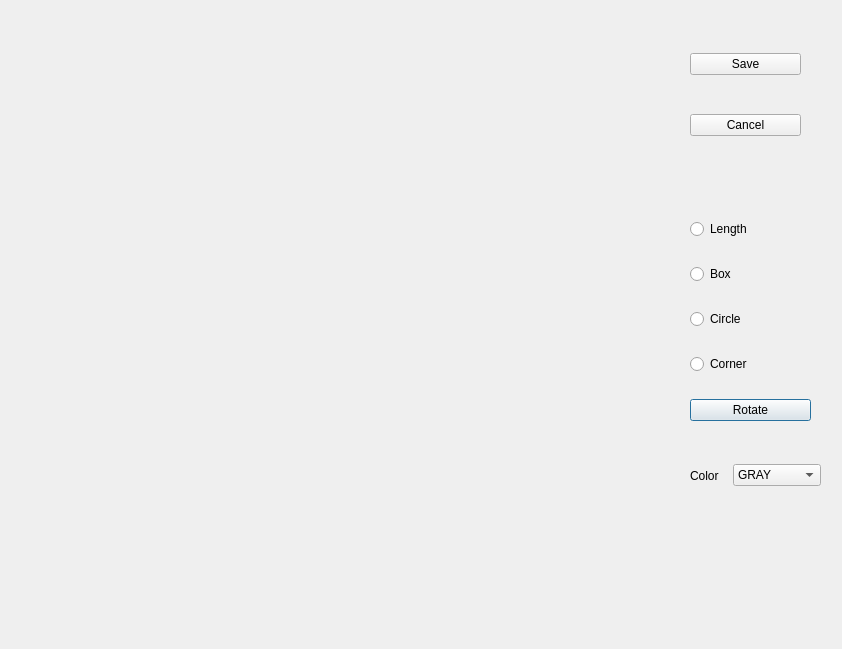
<?xml version="1.0" encoding="UTF-8"?>
<ui version="4.0">
 <class>Dialog</class>
 <widget class="QDialog" name="Dialog">
  <property name="geometry">
   <rect>
    <x>0</x>
    <y>0</y>
    <width>842</width>
    <height>649</height>
   </rect>
  </property>
  <property name="sizePolicy">
   <sizepolicy hsizetype="Expanding" vsizetype="Expanding">
    <horstretch>0</horstretch>
    <verstretch>0</verstretch>
   </sizepolicy>
  </property>
  <property name="windowTitle">
   <string>Dialog</string>
  </property>
  <widget class="QWidget" name="gridLayoutWidget">
   <property name="geometry">
    <rect>
     <x>20</x>
     <y>20</y>
     <width>641</width>
     <height>601</height>
    </rect>
   </property>
   <layout class="QGridLayout" name="gridLayout">
    <item row="0" column="1">
     <widget class="QPaintViewImage" name="image_label">
      <property name="sizePolicy">
       <sizepolicy hsizetype="Expanding" vsizetype="Expanding">
        <horstretch>0</horstretch>
        <verstretch>0</verstretch>
       </sizepolicy>
      </property>
      <property name="text">
       <string/>
      </property>
     </widget>
    </item>
   </layout>
  </widget>
  <widget class="QWidget" name="verticalLayoutWidget">
   <property name="geometry">
    <rect>
     <x>690</x>
     <y>200</y>
     <width>121</width>
     <height>241</height>
    </rect>
   </property>
   <layout class="QVBoxLayout" name="verticalLayout">
    <item>
     <widget class="QRadioButton" name="length_button">
      <property name="text">
       <string>Length</string>
      </property>
     </widget>
    </item>
    <item>
     <widget class="QRadioButton" name="box_button">
      <property name="text">
       <string>Box</string>
      </property>
     </widget>
    </item>
    <item>
     <widget class="QRadioButton" name="circle_button">
      <property name="text">
       <string>Circle</string>
      </property>
     </widget>
    </item>
    <item>
     <widget class="QRadioButton" name="corner_button">
      <property name="text">
       <string>Corner</string>
      </property>
     </widget>
    </item>
    <item>
     <widget class="QPushButton" name="rotate_button">
      <property name="text">
       <string>Rotate</string>
      </property>
     </widget>
    </item>
   </layout>
  </widget>
  <widget class="QWidget" name="horizontalLayoutWidget">
   <property name="geometry">
    <rect>
     <x>690</x>
     <y>460</y>
     <width>131</width>
     <height>31</height>
    </rect>
   </property>
   <layout class="QHBoxLayout" name="horizontalLayout">
    <item>
     <widget class="QLabel" name="label_2">
      <property name="text">
       <string>Color</string>
      </property>
     </widget>
    </item>
    <item>
     <widget class="QComboBox" name="colormapBox">
      <item>
       <property name="text">
        <string>GRAY</string>
       </property>
      </item>
      <item>
       <property name="text">
        <string>AUTUMN</string>
       </property>
      </item>
      <item>
       <property name="text">
        <string>BONE</string>
       </property>
      </item>
      <item>
       <property name="text">
        <string>COOL</string>
       </property>
      </item>
      <item>
       <property name="text">
        <string>HOT</string>
       </property>
      </item>
      <item>
       <property name="text">
        <string>HSV</string>
       </property>
      </item>
      <item>
       <property name="text">
        <string>JET</string>
       </property>
      </item>
      <item>
       <property name="text">
        <string>OCEAN</string>
       </property>
      </item>
      <item>
       <property name="text">
        <string>PINK</string>
       </property>
      </item>
      <item>
       <property name="text">
        <string>RAINBOW</string>
       </property>
      </item>
      <item>
       <property name="text">
        <string>SPRING</string>
       </property>
      </item>
      <item>
       <property name="text">
        <string>SUMMER</string>
       </property>
      </item>
      <item>
       <property name="text">
        <string>WINTER</string>
       </property>
      </item>
     </widget>
    </item>
   </layout>
  </widget>
  <widget class="QWidget" name="verticalLayoutWidget_2">
   <property name="geometry">
    <rect>
     <x>690</x>
     <y>20</y>
     <width>111</width>
     <height>151</height>
    </rect>
   </property>
   <layout class="QVBoxLayout" name="verticalLayout_2">
    <item>
     <widget class="QPushButton" name="save_button">
      <property name="text">
       <string>Save</string>
      </property>
     </widget>
    </item>
    <item>
     <widget class="QPushButton" name="cancel_button">
      <property name="text">
       <string>Cancel</string>
      </property>
     </widget>
    </item>
   </layout>
  </widget>
 </widget>
 <customwidgets>
  <customwidget>
   <class>QPaintViewImage</class>
   <extends>QLabel</extends>
   <header>qpaintviewimage.h</header>
  </customwidget>
 </customwidgets>
 <resources/>
 <connections/>
</ui>
